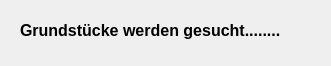
<?xml version="1.0" encoding="UTF-8"?>
<ui version="4.0">
 <class>frmGstauswahl</class>
 <widget class="QWidget" name="frmGstauswahl">
  <property name="geometry">
   <rect>
    <x>0</x>
    <y>0</y>
    <width>331</width>
    <height>66</height>
   </rect>
  </property>
  <property name="windowTitle">
   <string>Ladefortschritt</string>
  </property>
  <widget class="QLabel" name="label">
   <property name="geometry">
    <rect>
     <x>20</x>
     <y>10</y>
     <width>401</width>
     <height>41</height>
    </rect>
   </property>
   <property name="font">
    <font>
     <pointsize>12</pointsize>
     <weight>75</weight>
     <bold>true</bold>
    </font>
   </property>
   <property name="text">
    <string>Grundstücke werden gesucht........</string>
   </property>
  </widget>
 </widget>
 <resources/>
 <connections/>
</ui>
